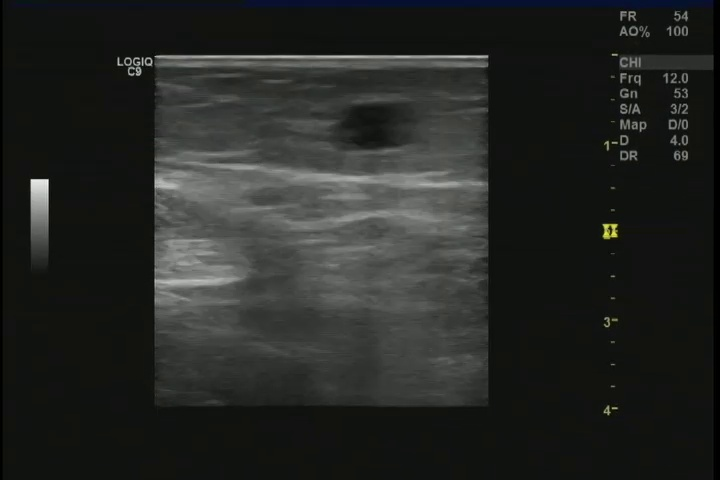
#> input picture Task_3/frames_preview/sample_data_raw_f101.jpg, 720 x 480 px
$ python test_pipeline_b.py
#> lines starting #> are read from the running program, lines starting #| are printed output that depends on the picture; after the words box and inside, x2 and y2 are one past the last pixel; in counts of white or black regions, pixels touching at a corner belong together
"""
Standalone test for Foundation Pipeline (PipelineB) detection functions.
No Flask, no TF models needed — only cv2, numpy, scipy.
Runs on the existing frames_preview JPGs and saves annotated output.
"""
import cv2, numpy as np, os
from pathlib import Path
from scipy.ndimage import uniform_filter1d

IMG_SIZE = 256
NEAR_PX  = 20
HERE = Path(__file__).parent

# ── copied helpers from app.py (no TF dependency) ────────────────────────────

def get_scan_x_limits(bgr):
    gray = cv2.cvtColor(bgr, cv2.COLOR_BGR2GRAY)
    h, w = gray.shape
    _, bright = cv2.threshold(gray, 18, 255, cv2.THRESH_BINARY)
    k      = max(25, int(h * 0.06))
    kernel = cv2.getStructuringElement(cv2.MORPH_RECT, (k, k))
    opened = cv2.morphologyEx(bright, cv2.MORPH_OPEN, kernel)
    col_bright = (opened > 0).sum(axis=0)
    xs = np.where(col_bright > h * 0.05)[0]
    if len(xs) < 10:
        return 0, w
    x_left, x_right = int(xs[0]), int(xs[-1] + 1)
    if (x_right - x_left) < w * 0.4:
        return 0, w
    return x_left, x_right

def _refine_fascia_per_column(bgr, approx_y, search_half=25, scan_xl_m=0, scan_xr_m=IMG_SIZE):
    gray   = cv2.cvtColor(bgr, cv2.COLOR_BGR2GRAY)
    gray_r = cv2.resize(gray.astype(np.float32), (IMG_SIZE, IMG_SIZE))
    gray_s = cv2.GaussianBlur(gray_r, (7, 7), 0)
    y_lo = int(np.clip(approx_y - search_half, 0, IMG_SIZE - 1))
    y_hi = int(np.clip(approx_y + search_half + 1, 1, IMG_SIZE))
    half = 8
    x_lo = max(0, scan_xl_m)
    x_hi = min(IMG_SIZE, scan_xr_m)
    top_out = np.full(IMG_SIZE, np.nan, np.float32)
    bot_out = np.full(IMG_SIZE, np.nan, np.float32)
    for x in range(x_lo, x_hi):          # only scan columns
        col_strip = gray_s[y_lo:y_hi, x]
        if float(col_strip.max()) < 15:
            continue
        peak = y_lo + int(np.argmax(col_strip))
        top_out[x] = float(max(0,            peak - half))
        bot_out[x] = float(min(IMG_SIZE - 1, peak + half))
    valid = ~np.isnan(top_out)
    if valid.sum() < 20:
        cy = float(np.clip(approx_y, half, IMG_SIZE - 1 - half))
        top_out[x_lo:x_hi] = cy - half
        bot_out[x_lo:x_hi] = cy + half
        return top_out, bot_out
    # IQR outlier rejection: columns where per-column peak deviates wildly (scan-edge artifacts)
    tops = top_out[valid]
    q25, q75 = float(np.percentile(tops, 25)), float(np.percentile(tops, 75))
    iqr = q75 - q25 if q75 > q25 else 8.0
    lo_fence, hi_fence = q25 - 2.0 * iqr, q75 + 2.0 * iqr
    med = float(np.median(tops))
    tops = np.clip(tops, lo_fence, hi_fence)   # replace outliers with fence value
    top_out[valid] = tops
    bots = bot_out[valid]
    bot_out[valid] = np.clip(bots, lo_fence + 16, hi_fence + 16)

    xs  = np.arange(IMG_SIZE, dtype=np.float32)
    xv  = xs[valid]
    scan_xs = np.arange(x_lo, x_hi, dtype=np.float32)
    top_out[x_lo:x_hi] = uniform_filter1d(np.interp(scan_xs, xv, top_out[valid]), 25).astype(np.float32)
    bot_out[x_lo:x_hi] = uniform_filter1d(np.interp(scan_xs, xv, bot_out[valid]), 25).astype(np.float32)
    return top_out, bot_out

def fascia_from_brightness(bgr, scan_xl_m=0, scan_xr_m=IMG_SIZE):
    gray   = cv2.cvtColor(bgr, cv2.COLOR_BGR2GRAY)
    gray_r = cv2.resize(gray.astype(np.float32), (IMG_SIZE, IMG_SIZE))
    x_lo, x_hi = max(0, scan_xl_m), min(IMG_SIZE, scan_xr_m)
    # Average ONLY scan columns — side panels would bias the profile
    row_sm = uniform_filter1d(gray_r[:, x_lo:x_hi].mean(axis=1).astype(np.float64), 15)
    # Skip scan border: find where scan content actually starts, add a margin
    scan_y_top, _ = detect_scan_y_limits(gray_r, scan_xl_m, scan_xr_m)
    y0 = scan_y_top + 15            # skip the coupling echo line at scan edge
    y0 = max(y0, int(IMG_SIZE * 0.18))  # at least 18% from top
    y1 = int(IMG_SIZE * 0.75)
    if y0 >= y1:
        y0 = int(IMG_SIZE * 0.15)
    grad = np.gradient(row_sm)
    fascia_cy = y0 + int(np.argmax(grad[y0:y1]))
    return _refine_fascia_per_column(bgr, fascia_cy, scan_xl_m=scan_xl_m, scan_xr_m=scan_xr_m), fascia_cy

def nms(dets, iou_thresh=0.3):
    if len(dets) <= 1:
        return dets
    dets_sorted = sorted(dets, key=lambda d: d['area'], reverse=True)
    kept = []
    for d in dets_sorted:
        b1 = d['bbox']
        # [5 lines left out: function iou, not called in this run]
        if all(iou(k['bbox']) < iou_thresh for k in kept):
            kept.append(d)
    return kept

def detect_scan_y_limits(gray_r, scan_xl_m, scan_xr_m):
    x_lo = max(0, scan_xl_m)
    x_hi = min(IMG_SIZE, scan_xr_m)
    row_mean = gray_r[:, x_lo:x_hi].mean(axis=1).astype(np.float64)
    # Use positive gradient to find the scan top border (dark header → bright scan edge = large jump)
    grad = np.gradient(row_mean)
    top_candidates = np.where(grad[:IMG_SIZE // 2] > 3.0)[0]
    y_top = int(top_candidates[0]) + 3 if len(top_candidates) else int(IMG_SIZE * 0.10)
    # Scan bottom: last row in lower half with enough brightness
    thresh_bot = max(12.0, float(row_mean.max()) * 0.08)
    y_bot = next((y for y in range(IMG_SIZE-1, IMG_SIZE//2, -1) if row_mean[y] > thresh_bot), IMG_SIZE-1) + 1
    return y_top, y_bot

def blob_detect(bgr, min_area=80, scan_xl_m=0, scan_xr_m=IMG_SIZE):
    gray   = cv2.cvtColor(bgr, cv2.COLOR_BGR2GRAY)
    gray_r = cv2.resize(gray, (IMG_SIZE, IMG_SIZE)).astype(np.float32)
    # 5×5 blur preserves small dark vein interiors; 9×9 was blurring them above threshold
    blurred = cv2.GaussianBlur(gray_r, (5, 5), 0)

    x_lo, x_hi = max(0, scan_xl_m), min(IMG_SIZE, scan_xr_m)
    # Inset 2px from each scan edge to avoid border-line artifacts
    xi_lo, xi_hi = x_lo + 2, x_hi - 2
    scan_y_top, scan_y_bot = detect_scan_y_limits(gray_r, scan_xl_m, scan_xr_m)
    scan_mean = float(blurred[scan_y_top:scan_y_bot, xi_lo:xi_hi].mean())

    # Lower multiplier (0.45) so dimmer-than-average anechoic veins aren't missed
    thresh_val = max(20, int(scan_mean * 0.45))
    _, binary  = cv2.threshold(blurred.astype(np.uint8), thresh_val, 255, cv2.THRESH_BINARY_INV)
    k_close = cv2.getStructuringElement(cv2.MORPH_ELLIPSE, (5, 5))
    k_open  = cv2.getStructuringElement(cv2.MORPH_ELLIPSE, (3, 3))
    binary  = cv2.morphologyEx(binary, cv2.MORPH_CLOSE, k_close)
    binary  = cv2.morphologyEx(binary, cv2.MORPH_OPEN,  k_open)
    # Blank everything outside the inset scan area
    binary[:, :xi_lo]      = 0
    binary[:, xi_hi:]      = 0
    binary[:scan_y_top, :] = 0
    binary[scan_y_bot:, :] = 0
    scan_w = max(1, xi_hi - xi_lo)
    n, labels, stats, centroids = cv2.connectedComponentsWithStats(binary, connectivity=8)
    dets = []
    for i in range(1, n):
        a  = stats[i, cv2.CC_STAT_AREA]
        bw = stats[i, cv2.CC_STAT_WIDTH]
        bh = stats[i, cv2.CC_STAT_HEIGHT]
        if a < min_area:
            continue
        # Reject blobs spanning >55% of scan width — deep tissue bands, not veins
        if bw > scan_w * 0.55:
            continue
        if min(bw, bh) == 0 or max(bw, bh) / min(bw, bh) > 3.5:
            continue
        comp = (labels == i).astype(np.uint8)
        contours, _ = cv2.findContours(comp, cv2.RETR_EXTERNAL, cv2.CHAIN_APPROX_SIMPLE)
        if not contours:
            continue
        perim = cv2.arcLength(contours[0], True)
        if perim > 0 and (4 * np.pi * a / perim ** 2) < 0.20:
            continue
        dets.append({
            'bbox':     (stats[i, cv2.CC_STAT_LEFT], stats[i, cv2.CC_STAT_TOP], bw, bh),
            'centroid': (float(centroids[i][0]), float(centroids[i][1])),
            'area':     int(a),
        })
    return nms(dets)

def draw_annotations(bgr, top_y, bot_y, dets, scan_xl, scan_xr, fascia_cy_raw=None):
    vis = bgr.copy()
    h0, w0 = bgr.shape[:2]
    sx, sy = w0 / IMG_SIZE, h0 / IMG_SIZE

    # Scan area border
    cv2.rectangle(vis, (scan_xl, 0), (scan_xr, h0), (50, 50, 80), 1)

    # Fascia band
    xs_valid = [x for x in range(IMG_SIZE) if not np.isnan(top_y[x])]
    if len(xs_valid) > 1:
        pts_top = np.array([[int(x*sx), int(top_y[x]*sy)] for x in xs_valid], np.int32)
        pts_bot = np.array([[int(x*sx), int(bot_y[x]*sy)] for x in xs_valid], np.int32)
        ov = vis.copy()
        cv2.fillPoly(ov, [np.vstack([pts_top, pts_bot[::-1]])], (0, 180, 180))
        cv2.addWeighted(ov, 0.20, vis, 0.80, 0, vis)
        cv2.polylines(vis, [pts_top], False, (0, 255, 255), 2)
        cv2.polylines(vis, [pts_bot], False, (0, 255, 255), 2)

    if fascia_cy_raw is not None:
        flat_y = int(fascia_cy_raw * sy)
        cv2.line(vis, (0, flat_y), (w0, flat_y), (0, 80, 200), 1)

    # Vein detections
    for i, d in enumerate(dets):
        x, y, bw, bh = d['bbox']
        cx, cy = d['centroid']
        # classify by fascia position
        xi = int(np.clip(cx, 0, IMG_SIZE-1))
        if not np.isnan(top_y[xi]):
            if cy < top_y[xi] - NEAR_PX:
                col = (0, 140, 255)   # orange = N3
                lbl = "N3"
            elif cy > bot_y[xi] + NEAR_PX:
                col = (50, 50, 220)   # red = N1
                lbl = "N1"
            else:
                col = (50, 200, 50)   # green = N2
                lbl = "N2"
        else:
            col = (150, 150, 150)
            lbl = "?"
        rx, ry = int(x*sx), int(y*sy)
        rw, rh = int(bw*sx), int(bh*sy)
        cv2.rectangle(vis, (rx, ry), (rx+rw, ry+rh), col, 2)
        cv2.putText(vis, f"{i} {lbl}", (rx, ry-5), cv2.FONT_HERSHEY_SIMPLEX, 0.55, col, 2)
    return vis

# ── Run tests ─────────────────────────────────────────────────────────────────

FRAMES_DIR = HERE / 'frames_preview'
OUT_DIR    = HERE / 'test_output'
OUT_DIR.mkdir(exist_ok=True)

test_frames = [
    'sample_data_raw_f101.jpg',
    'sample_data_raw_f506.jpg',
    'sample_data_raw_f809.jpg',
    '202207111318_38-Perf_raw_f48.jpg',
    '202207111318_38-Perf_raw_f241.jpg',
    '202207191643_00-Moving_raw_f146.jpg',
    '202207191643_00-Moving_raw_f733.jpg',
    'Knee-Ankle-Seg1_raw_f84.jpg',
]

for fname in test_frames:
    p = FRAMES_DIR / fname
    if not p.exists():
        print(f"SKIP {fname}")
        continue

    bgr = cv2.imread(str(p))
#> bgr is the input picture: shape (480, 720, 3); mean B, G, R 36.3, 38.9, 37.1
    if bgr is None:
        print(f"FAIL load {fname}")
        continue

    scan_xl, scan_xr = get_scan_x_limits(bgr)
#> in get_scan_x_limits, `_, bright = cv2.threshold(gray, 18, 255, cv2.THRESH_BINARY)`:
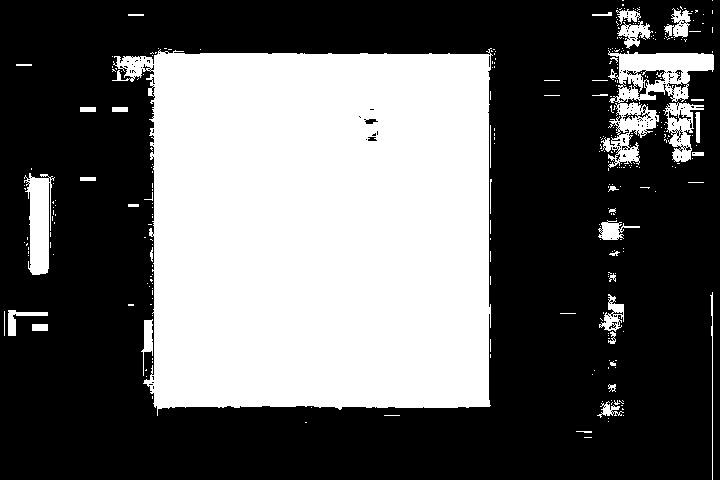
#> bright: shape (480, 720); 38.2% white; 306 white regions (269 under 20 px), largest, box (x1, y1, x2, y2) and area: (112, 48, 493, 416) 119439, (601, 50, 714, 168) 4631, (24, 173, 55, 275) 1988
#> in get_scan_x_limits, `col_bright = (opened > 0).sum(axis=0)`: col_bright = 720 values, max 354 at index 201, min 0 at index 0, mean 163.8
#> in get_scan_x_limits, `xs = np.where(col_bright > h * 0.05)[0]`: xs = 335 values from 155 to 489
#> in get_scan_x_limits, `x_left, x_right = int(xs[0]), int(xs[-1] + 1)`: x_left = 155; x_right = 490
#> scan_xl = 155; scan_xr = 490
    h0, w0 = bgr.shape[:2]
    scan_xl_m = max(0, round(scan_xl * IMG_SIZE / w0))
#> scan_xl_m = 55
    scan_xr_m = min(IMG_SIZE, round(scan_xr * IMG_SIZE / w0))
#> scan_xr_m = 174

    (top_y, bot_y), fascia_cy = fascia_from_brightness(bgr, scan_xl_m, scan_xr_m)
#> in fascia_from_brightness, `gray_r = cv2.resize(gray.astype(np.float32), (IMG_SIZE, IMG_SIZE))`:
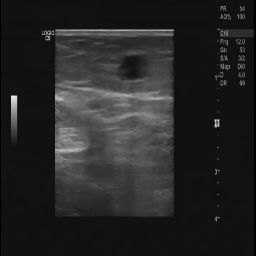
#> gray_r: shape (256, 256) float32; min 0, max 231.3, mean 38
#> in fascia_from_brightness, `x_lo, x_hi = max(0, scan_xl_m), min(IMG_SIZE, scan_xr_m)`: x_lo = 55; x_hi = 174
#> in fascia_from_brightness, `row_sm = uniform_filter1d(gray_r[:, x_lo:x_hi].mean(axis=1).astype(np...`: row_sm = 256 values, max 110.5 at index 98, min 16.99 at index 20, mean 59.37
#> in detect_scan_y_limits, `x_lo = max(0, scan_xl_m)`: x_lo = 55
#> in detect_scan_y_limits, `x_hi = min(IMG_SIZE, scan_xr_m)`: x_hi = 174
#> in detect_scan_y_limits, `row_mean = gray_r[:, x_lo:x_hi].mean(axis=1).astype(np.float64)`: row_mean = 256 values, max 156.3 at index 30, min 16.33 at index 22, mean 59.37
#> in detect_scan_y_limits, `grad = np.gradient(row_mean)`: grad = 256 values, max 68.89 at index 29, min -38.09 at index 31, mean 0.00217
#> in detect_scan_y_limits, `top_candidates = np.where(grad[:IMG_SIZE // 2] > 3.0)[0]`: top_candidates = 17 values from 28 to 127
#> in detect_scan_y_limits, `y_top = int(top_candidates[0]) + 3 if len(top_candidates) else int(IMG..`: y_top = 31
#> in detect_scan_y_limits, `thresh_bot = max(12.0, float(row_mean.max()) * 0.08)`: thresh_bot = 12.51
#> in detect_scan_y_limits, `y_bot = next((y for y in range(IMG_SIZE-1, IMG_SIZE//2, -1) if row_mea..`: y_bot = 256
#> in fascia_from_brightness, `scan_y_top, _ = detect_scan_y_limits(gray_r, scan_xl_m, scan_xr_m)`: scan_y_top = 31
#> in fascia_from_brightness, `y0 = scan_y_top + 15`: y0 = 46
#> in fascia_from_brightness, `grad = np.gradient(row_sm)`: grad = 256 values, max 7.31 at index 22, min -5.23 at index 37, mean 0.00106
#> in fascia_from_brightness, `fascia_cy = y0 + int(np.argmax(grad[y0:y1]))`: fascia_cy = 86
#> in _refine_fascia_per_column, `y_lo = int(np.clip(approx_y - search_half, 0, IMG_SIZE - 1))`: y_lo = 61
#> in _refine_fascia_per_column, `y_hi = int(np.clip(approx_y + search_half + 1, 1, IMG_SIZE))`: y_hi = 112
#> in _refine_fascia_per_column, `x_lo = max(0, scan_xl_m)`: x_lo = 55
#> in _refine_fascia_per_column, `x_hi = min(IMG_SIZE, scan_xr_m)`: x_hi = 174
#> the loop in _refine_fascia_per_column, `for x in range(x_lo, x_hi):` made 119 passes
#> peak on passes 1 to 8: 97, 97, 98, 98, 98, 98, 98, 99
#> in _refine_fascia_per_column, `tops = top_out[valid]`: tops = 119 values, max 93 at index 13, min 81 at index 23, mean 87.44
#> in _refine_fascia_per_column, `q25, q75 = float(np.percentile(tops, 25)), float(np.percentile(tops, 7..`: q25 = 86; q75 = 90
#> in _refine_fascia_per_column, `iqr = q75 - q25 if q75 > q25 else 8.0`: iqr = 4
#> in _refine_fascia_per_column, `lo_fence, hi_fence = q25 - 2.0 * iqr, q75 + 2.0 * iqr`: lo_fence = 78; hi_fence = 98
#> in _refine_fascia_per_column, `med = float(np.median(tops))`: med = 88
#> in _refine_fascia_per_column, `bots = bot_out[valid]`: bots = 119 values, max 109 at index 13, min 97 at index 23, mean 103.4
#> in _refine_fascia_per_column, `xv  = xs[valid]`: xv = 119 values from 55 to 173
#> fascia_cy = 86
    dets = blob_detect(bgr, min_area=80, scan_xl_m=scan_xl_m, scan_xr_m=scan_xr_m)
#> in blob_detect, `x_lo, x_hi = max(0, scan_xl_m), min(IMG_SIZE, scan_xr_m)`: x_lo = 55; x_hi = 174
#> in blob_detect, `xi_lo, xi_hi = x_lo + 2, x_hi - 2`: xi_lo = 57; xi_hi = 172
#> in blob_detect, `scan_y_top, scan_y_bot = detect_scan_y_limits(gray_r, scan_xl_m, scan_..`: scan_y_top = 31; scan_y_bot = 256
#> in blob_detect, `scan_mean = float(blurred[scan_y_top:scan_y_bot, xi_lo:xi_hi].mean())`: scan_mean = 64.55
#> in blob_detect, `thresh_val = max(20, int(scan_mean * 0.45))`: thresh_val = 29
#> in blob_detect, `binary[:scan_y_top, :] = 0`:
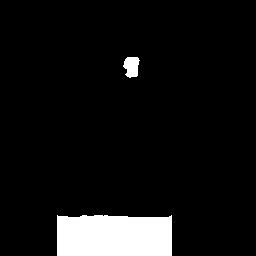
#> binary: shape (256, 256); 7.4% white; 2 white regions, box (x1, y1, x2, y2) and area: (57, 215, 172, 256) 4567, (123, 57, 140, 78) 263
#> in blob_detect, `scan_w = max(1, xi_hi - xi_lo)`: scan_w = 115
#> in blob_detect, `n, labels, stats, centroids = cv2.connectedComponentsWithStats(binary,..`:
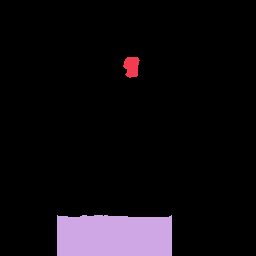
#> labels: shape (256, 256) int32; 3 distinct labels, from 0 to 2; one colour per label, 0 black
#> in blob_detect, `n, labels, stats, centroids = cv2.connectedComponentsWithStats(binary,..`: n = 3; stats = [[0, 0, 256, 256, 60706], [123, 57, 17, 21, 263], [57, 215, 115, 41, 4567]]; centroids = [[128.5, 119.6], [131.3, 66.15], [113.7, 235.6]]
#> the loop in blob_detect, `for i in range(1, n):` made 2 passes
#> (a, bw, bh, perim) on pass 1: (263, 17, 21, 65.46)
#> after the loop in blob_detect, `for i in range(1, n):`: dets = 1 item
#> dets = 1 item

    # Sub-fascia filter (keep only veins at/above fascia + NEAR_PX slack)
    dets_filtered = [d for d in dets
                     if np.isnan(bot_y[int(np.clip(d['centroid'][0], 0, IMG_SIZE-1))])
                     or d['centroid'][1] <= bot_y[int(np.clip(d['centroid'][0], 0, IMG_SIZE-1))] + NEAR_PX]
#> dets_filtered = 1 item

    vis = draw_annotations(bgr, top_y, bot_y, dets_filtered, scan_xl, scan_xr, fascia_cy)
#> in draw_annotations, `xs_valid = [x for x in range(IMG_SIZE) if not np.isnan(top_y[x])]`: xs_valid = 119 values from 55 to 173
#> in draw_annotations, `pts_top = np.array([[int(x*sx), int(top_y[x]*sy)] for x in xs_valid], ..`: pts_top = 119 pairs, first value 154 to 486, second value 153 to 171
#> in draw_annotations, `pts_bot = np.array([[int(x*sx), int(bot_y[x]*sy)] for x in xs_valid], ..`: pts_bot = 119 pairs, first value 154 to 486, second value 183 to 201
#> in draw_annotations, `cv2.fillPoly(ov, [np.vstack([pts_top, pts_bot[::-1]])], (0, 180, 180))`:
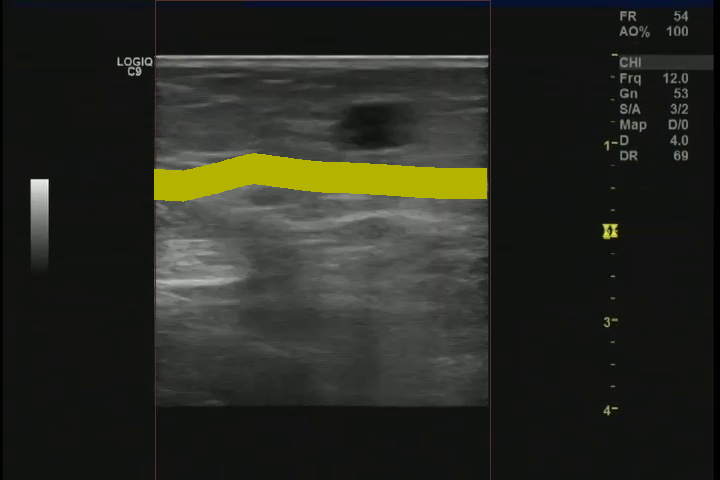
#> ov: shape (480, 720, 3); mean B, G, R 33.3, 41.1, 39.5
#> in draw_annotations, `flat_y = int(fascia_cy_raw * sy)`: flat_y = 161
#> the loop in draw_annotations, `for i, d in enumerate(dets):` made 1 pass
#> (x, y, bw, bh, cx, cy, xi, col) on pass 1: (123, 57, 17, 21, 131.3, 66.15, 131, (0, 140, 255))
#> after the loop in draw_annotations, `for i, d in enumerate(dets):`:
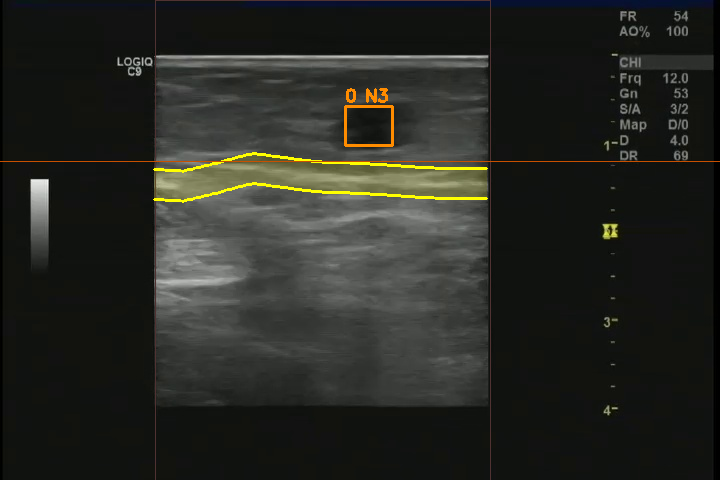
#> vis: shape (480, 720, 3); mean B, G, R 35.1, 40.5, 39.4

    info = f"scan x:[{scan_xl},{scan_xr}]  fascia_cy(raw)={fascia_cy}  blobs={len(dets)} filt={len(dets_filtered)}"
    cv2.putText(vis, info, (5, 20), cv2.FONT_HERSHEY_SIMPLEX, 0.45, (200, 200, 0), 1)
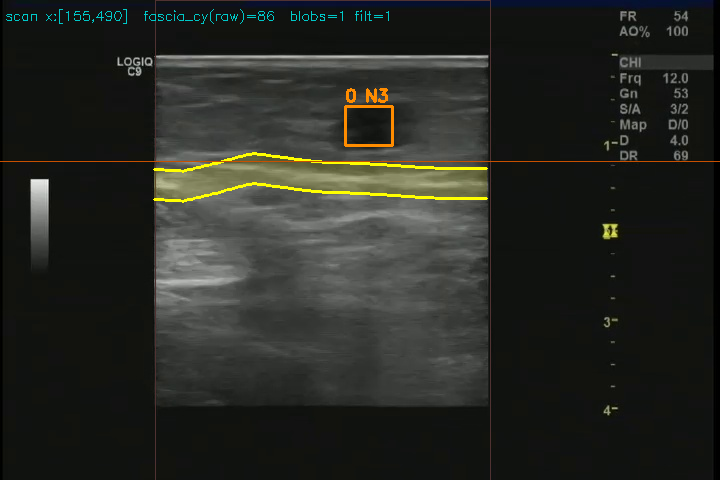
#> vis: shape (480, 720, 3); 0.22% of pixels changed, all inside (x1, y1, x2, y2) = (6, 9, 389, 24)

    out_path = OUT_DIR / fname
    cv2.imwrite(str(out_path), vis)

    h0, w0 = bgr.shape[:2]
    scan_xl_m = max(0, round(scan_xl * IMG_SIZE / w0))
    scan_xr_m = min(IMG_SIZE, round(scan_xr * IMG_SIZE / w0))
    gray = cv2.cvtColor(bgr, cv2.COLOR_BGR2GRAY)
    gray_r = cv2.resize(gray.astype(np.float32), (IMG_SIZE, IMG_SIZE))
    row_sm_all = gray_r.mean(axis=1)
#> row_sm_all = 256 values, max 87.43 at index 30, min 16.31 at index 22, mean 37.99
    row_sm_scan = gray_r[:, scan_xl_m:scan_xr_m].mean(axis=1)
#> row_sm_scan has the same summary as row_mean in detect_scan_y_limits
    scan_y_top = next((y for y in range(IMG_SIZE) if row_sm_scan[y] > 15), 0)
#> scan_y_top = 0
    print(f"\n{fname}:")
    print(f"  frame={w0}x{h0}  scan_x=[{scan_xl},{scan_xr}]  scan_xl_m={scan_xl_m} scan_xr_m={scan_xr_m}")
#|   frame=720x480  scan_x=[155,490]  scan_xl_m=55 scan_xr_m=174
    print(f"  scan_y_top(256)={scan_y_top}  fascia_cy(raw)={fascia_cy}")
#|   scan_y_top(256)=0  fascia_cy(raw)=86
    # For Moving f146: dump ALL connected components (before NMS) to trace vein
    if '00-Moving_raw_f146' in fname:
        gray_r2 = cv2.resize(cv2.cvtColor(bgr, cv2.COLOR_BGR2GRAY), (IMG_SIZE,IMG_SIZE)).astype(np.float32)
        scan_ylo, scan_yhi = detect_scan_y_limits(gray_r2, scan_xl_m, scan_xr_m)
        blurred2 = cv2.GaussianBlur(gray_r2, (5,5), 0)
        xi_lo2, xi_hi2 = scan_xl_m + 2, scan_xr_m - 2
        smean = float(blurred2[scan_ylo:scan_yhi, xi_lo2:xi_hi2].mean())
        tv = max(20, int(smean*0.45))
        _, bin2 = cv2.threshold(blurred2.astype(np.uint8), tv, 255, cv2.THRESH_BINARY_INV)
        bin2[:, :scan_xl_m]=0; bin2[:, scan_xr_m:]=0; bin2[:scan_ylo,:]=0; bin2[scan_yhi:,:]=0
        n2,_,stats2,cents2 = cv2.connectedComponentsWithStats(bin2, connectivity=8)
        scan_w2 = scan_xr_m - scan_xl_m
        print(f"  [DEBUG f146] scan_y=[{scan_ylo},{scan_yhi}] scan_mean={smean:.1f} thresh={tv}")
        for i in range(1, n2):
            a=stats2[i,cv2.CC_STAT_AREA]; bw2=stats2[i,cv2.CC_STAT_WIDTH]; bh2=stats2[i,cv2.CC_STAT_HEIGHT]
            cx2,cy2=float(cents2[i][0]),float(cents2[i][1])
            wide = bw2 > scan_w2*0.60
            tiny = a < 50
            print(f"    comp cx={cx2:.0f} cy={cy2:.0f} bw={bw2} bh={bh2} area={a} wide={wide} tiny={tiny}")

    for d in dets:
        cx, cy = d['centroid']
        x,y,bw,bh = d['bbox']
        xi = int(np.clip(cx, 0, IMG_SIZE-1))
        sbot = float(bot_y[xi]) if not np.isnan(bot_y[xi]) else float('nan')
        kept = cy <= sbot + NEAR_PX if not np.isnan(sbot) else True
        in_scan = scan_xl_m <= cx <= scan_xr_m
        print(f"  blob cx={cx:.0f} cy={cy:.0f} bbox=({x},{y},{bw},{bh}) area={d['area']} "
              f"in_scan={in_scan} sbot_at_col={sbot:.0f} kept={kept}")
#> this loop made 1 pass
#> (cx, cy, x, y, bw, bh, xi, sbot) on pass 1: (131.3, 66.15, 123, 57, 17, 21, 131, 103.4)
#> (printed output is left out)

print(f"\nSaved to {OUT_DIR}")
